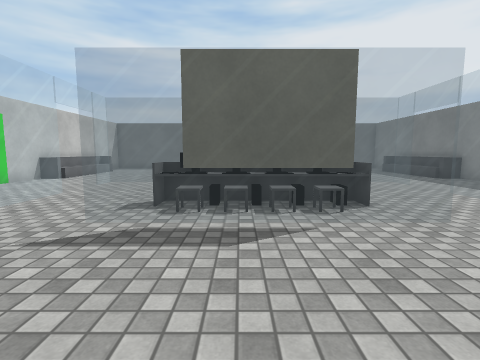
view 1 (above)

17 first-person views from a walk through a Unity game level. The camera is 1.3 m above the floor, tilts 6° down and sees 85° across. The floor is counted in squares, 1.03 m on a side. Each view is taken from the middle of a square. On the plan, view 1 faces up. The plan holds only what a view shows up to about 13 squares ahead; the rest is blank. The player is left out. Some animated figures are not drawn. Surface patterns are stand-ins for the level's own textures.

view 2
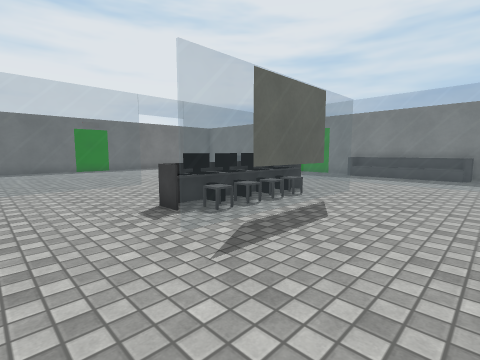

view 3
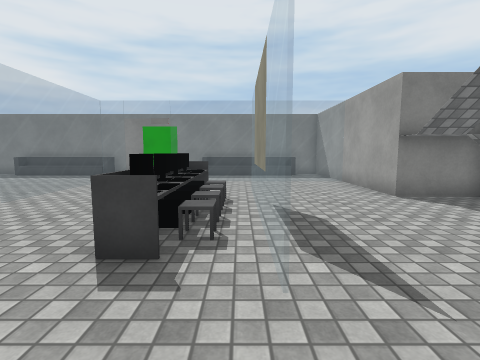

view 4
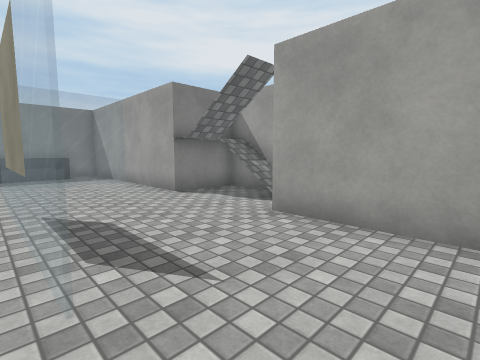

view 5
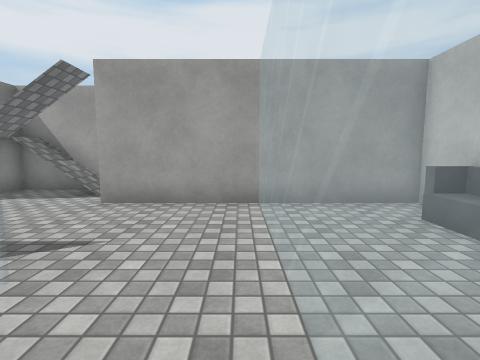

view 6
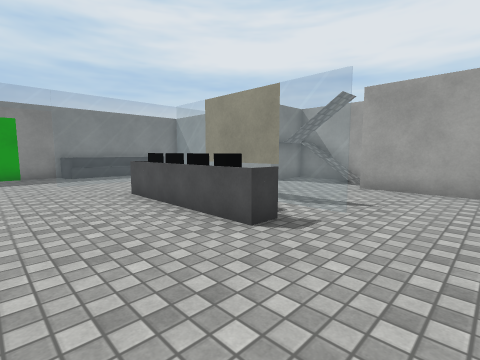

view 7
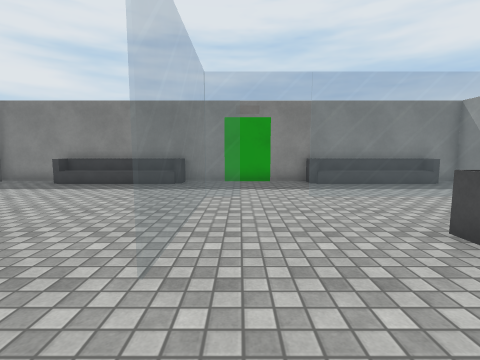

view 8
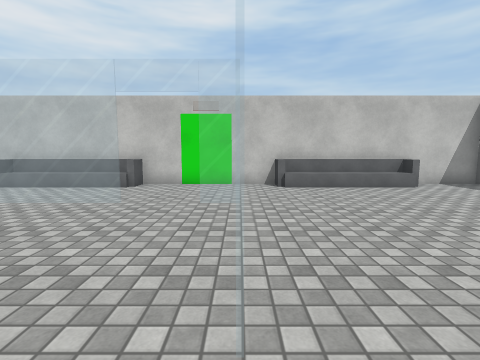

view 9
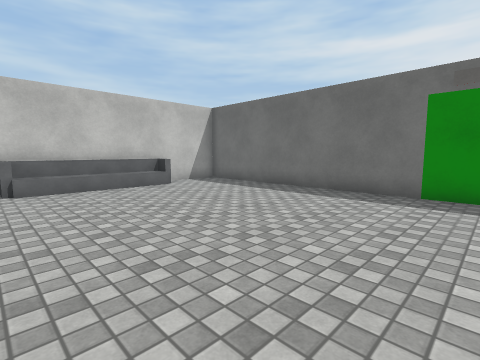

view 10
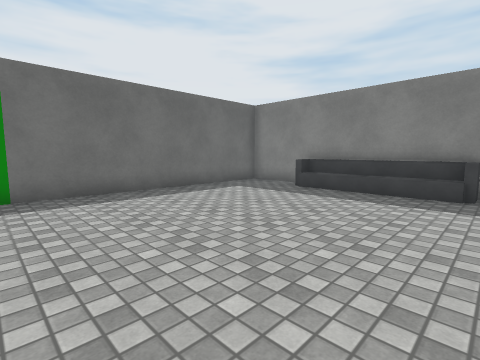

view 11
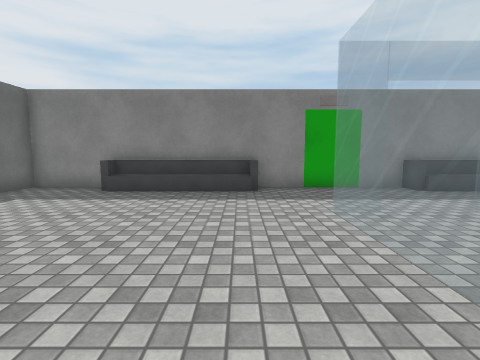

view 12
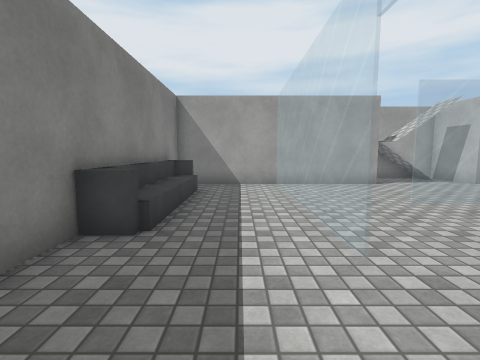

view 13
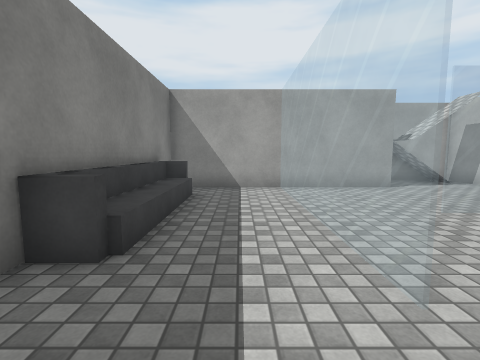

view 14
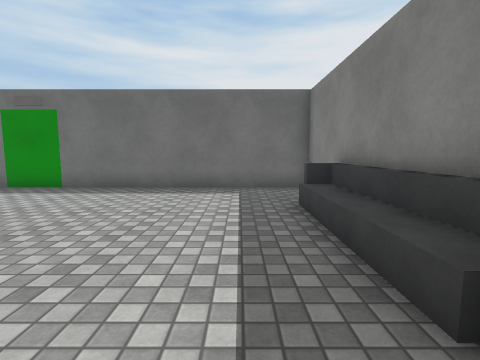

view 15
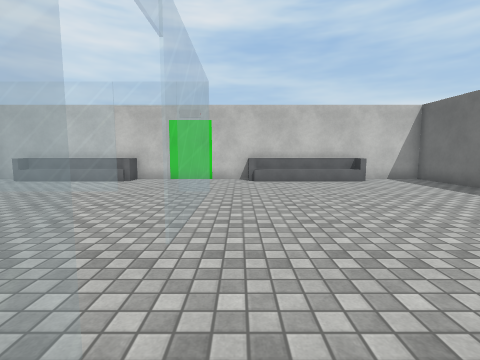

view 16
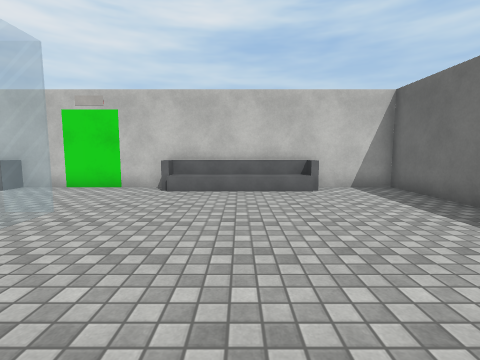

view 17
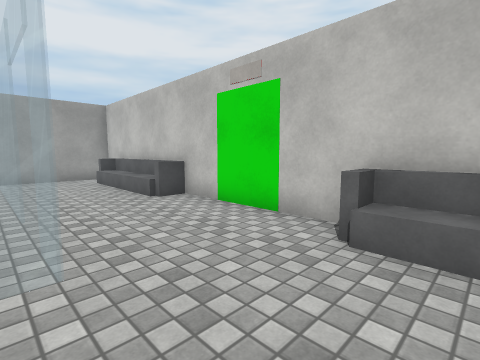

### Floor plan
Key: @ floor where view 1 was taken; # wall or solid block; . main floor; : floor 0.75 m higher than the main floor; + floor 1 m higher than the main floor; / step, stairs or slope; = window, fence, low wall or low ledge; O other object.
Columns run from 10 left of view 1 to 11 right of it. Each row starts with its distance up from view 1.
 21 ######################
 20 #....................#
 19 #....................#
 18 #....................#
 17 #/................../#
 16 #/................../#
 15 #/................../#
 14 #/................../#
 13 #/................../#
 12 #....................#
 11 #....=====..=====....#
 10 #...=...........=....#
  9 #....................#
  8 #...=...........=....#
  7 #=..=...........=...=#
  6 #/..=....::::+..=.../#
  5 #/..=...=======.=.../#
  4 #/..=...........=.../#
  3 #/..=...........=.../#
  2 #=..=...........=...=#
  1 #...=...........=....#
  0 #########.@..#########
 -1         #.O .#
 -2         ######

Positions as (right, up) in squares from view 1, and headings:
1: (0, 0), facing up
2: (-5, 1), facing up-right
3: (-5, 5), facing right
4: (-5, 5), facing down-right
5: (-5, 7), facing down
6: (-5, 10), facing down-right
7: (-1, 10), facing right
8: (1, 11), facing left
9: (1, 12), facing up-left
10: (1, 12), facing up-right
11: (1, 13), facing right
12: (8, 11), facing down
13: (8, 10), facing down
14: (8, 11), facing up
15: (3, 12), facing left
16: (0, 15), facing left
17: (-5, 14), facing down-left
